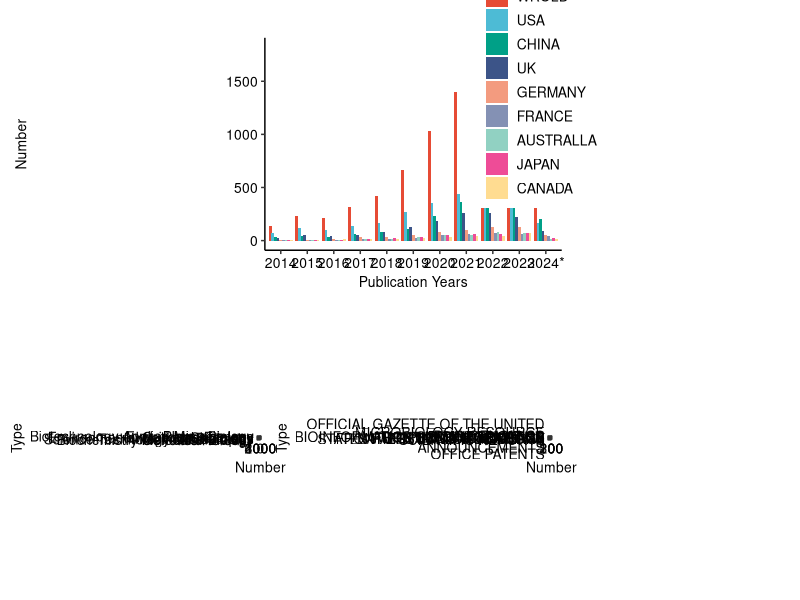

Generate this figure with R: (Note: this script raises an error after producing the figure.)
library(tidyr)
library(ggplot2)
library(reshape2)
library(stringr)
library(tidyverse)
library(grid)
library(cowplot)
library(patchwork)
library(ggrepel)

setwd("/calculate/home/user/zhangtianyuan/review_plot")

data1 <- read.delim("year.txt", header = T,sep = '\t')
data1 <- melt(data1[1:11,], id.vars = c("year"))

g1 = ggplot(data1, aes(x = year, y = value, fill = variable)) +
  geom_bar(stat = "identity", position = "dodge") +
  labs(title = "",x = "Year", y = "Number", fill = "Country") +
  scale_fill_manual(values = c( "#E64B35","#4DBBD5","#00A087","#3C5488","#F39B7F","#8491B4","#91D1C2","#EE4C97","#FFDC91"))+
  labs(x = "Publication Years") +

  theme_classic() +
  theme(
    panel.background = element_rect(fill="white", colour="white", size=0.25),
    axis.line = element_line(colour="black", size=0.5),
    axis.title = element_text(size=10, color="black"),
    axis.text = element_text(size=10, color="black"),
    legend.position = c(0.93, 0.8),
    legend.text = element_text(size =10),
    plot.title = element_text(size = 10)
  )


#ggsave("year.pdf",g1, width = 12,height = 6)

data2 <- read.delim("xueke.txt", header = T,sep = '\t')
data2 <- data2 %>% arrange(desc(number))
data2$type<-factor(data2$type,levels = rev(unique(data2$type)))
g2 = ggplot(data2, aes(x = type, y = number, fill = type, label = number)) +
  geom_bar(stat = "identity",width = 0.5,position = "dodge") +
  geom_text(hjust=-0.2 , size= 3) +
  coord_flip() +
  labs(title = "",x = "Type", y = "Number") +
  ylim(0, 7000)+
  scale_fill_manual(values = c( "#E64B35","#4DBBD5","#00A087","#3C5488","#F39B7F","#8491B4","#91D1C2","#EE4C97","#FFDC91","#0072B5")) +
  theme_classic() +
  theme(
    axis.line = element_line(colour="black", size=0.5),
    axis.title = element_text(size=10, color="black"),
    axis.text = element_text(size=10, color="black"),
    legend.position = "none"
  )

#ggsave("xueke.pdf",g2,width = 10,height = 6)

data3 <- read.delim("Journals.txt", header = T,sep = '\t')
data3 <- data3 %>% arrange(desc(number))
data3$type<-factor(data3$type,levels = rev(unique(data3$type)))

g3 = ggplot(data3, aes(x = type, y = number, fill = type, label = number)) +
  geom_bar(stat = "identity",width = 0.5,position = "dodge") +
  coord_flip() +
  ylim(0, 350)+
  labs(title = "",x = "Type", y = "Number") +
  geom_text(hjust=-0.2 , size= 3) +
  scale_x_discrete(labels=function(x) str_wrap(x, width=30)) +
  scale_fill_manual(values = c( "#E64B35","#4DBBD5","#00A087","#3C5488","#F39B7F","#8491B4","#91D1C2","#EE4C97","#FFDC91","#0072B5")) +
  theme_classic() +
  theme(
    axis.line = element_line(colour="black", size=0.5),
    axis.title = element_text(size=10, color="black"),
    axis.text = element_text(size=10, color="black"),
    legend.position = "none"
  )

#ggsave("Journals.pdf",g3,width = 10,height = 6)


data <- read.delim("pie.txt", header = T,sep = '\t')
data$value <- round(data$number / sum(data$number) * 100, 2)

data$ymax <- cumsum(data$value)
data$ymin <- c(0, head(data$ymax, n = -1))

data$namePosition <- (data$ymax + data$ymin) / 2
data$name <- paste(data$type,":",data$value,"%")

colors <- c("#F4A582","#92C5DE","#0571B0","#EE4C97","#CA0020","#FFFFBF","#FA8072","#A1D76A","#4DBBD5","#3C5488")

g4 <- ggplot(data, aes(ymax = ymax, ymin = ymin, xmax = 4, xmin = 0, fill = type)) +
  geom_rect(color="white") +
  geom_text_repel(x = 5, aes(y = namePosition, label = name), size = 3, hjust=0.5, vjust= 0.5) +
  # geom_text(x = 4, aes(y = namePosition, label = name), size = 3, hjust=0.5, vjust= 0.5) +
  scale_fill_manual(values = colors) +
  coord_polar(theta = "y") +
  xlim(c(0, 5)) +
  theme_classic() +
  theme(
    axis.line = element_blank(),  # 移除坐标轴线
    axis.text = element_blank(),  # 移除坐标轴标签
    axis.ticks = element_blank(), # 移除坐标轴刻度
    axis.title = element_blank(), # 移除坐标轴标题
    panel.grid = element_blank()  # 移除网格线
  )+
    ggtitle("")

#ggsave("pie.pdf", g4, width=8,height=6)

# data4 <- read.delim("pie.txt", header = T,sep = '\t')
# data4$value <- paste(round(data4$number/sum(data4$number) * 100,2), '%', sep = '')
# data4$name <- paste(data4$type,data4$value, sep=" : ")
# pdf("pie.pdf",width = 10, height = 6)
# g4 <- pie(data4$number,border="white",labels=data4$name, col=c("#E64B35","#4DBBD5","#00A087","#3C5488","#F39B7F","#8491B4","#91D1C2","#EE4C97","#FFDC91","#0072B5"))
# dev.off()



p5 <-g1 / (g2 + g3 + g4)

p5

ggsave("Figure2.pdf", p5, width=18,height=10)
#ggsave("Figure2.png", p5, width=18,height=10)

#p6 <-(g1 + g2) / (g3 + g4)
#ggsave("p6.pdf", p6, width=20,height=12)


